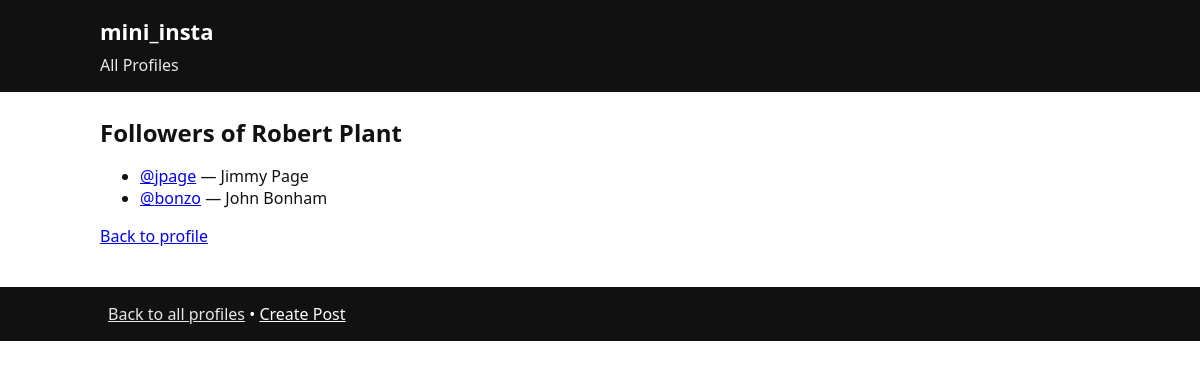
The app's page /mini_insta/profile/2/followers with its own data.
### mini_insta/models.py (models this page shows, shortened)
class Profile(models.Model):
    username = models.TextField(blank=False)
    display_name = models.TextField(blank=False)
    profile_image_url = models.URLField(blank=False)
    bio_text = models.TextField(blank=False)
    join_date = models.DateField(auto_now=True)
    def get_followers(self):
        follows = Follow.objects.filter(profile=self).order_by("-timestamp")
        return [f.follower_profile for f in follows]

### mini_insta/views.py (the view)
# urls.py: path("profile/<int:pk>/followers", ShowFollowersDetailView.as_view(), name="show_followers"),
class ShowFollowersDetailView(DetailView):
    model = Profile
    template_name = "mini_insta/show_followers.html"
    context_object_name = "profile"

### mini_insta/templates/mini_insta/show_followers.html
{% extends "mini_insta/base.html" %}
{% block content %}
  <h2 class="page-title">Followers of {{ profile.display_name }}</h2>
  <ul>
    {% for p in profile.get_followers %}
      <li>
        <a href="{% url 'show_profile' p.pk %}">@{{ p.username }}</a> — {{ p.display_name }}
      </li>
    {% empty %}
      <li><em>No followers yet.</em></li>
    {% endfor %}
  </ul>
  <p><a href="{% url 'show_profile' profile.pk %}">Back to profile</a></p>
{% endblock %}

### static/mini_insta_styles.css (style rules this page uses)
body { font-family: system-ui, -apple-system, "Segoe UI", Roboto, Arial, sans-serif; margin: 0; color: #111; }
.page-title { margin: 0 0 16px 0; }

### records on screen
Profile: display_name "Robert Plant"
Profile: username "jpage", display_name "Jimmy Page"
Profile: username "bonzo", display_name "John Bonham"
